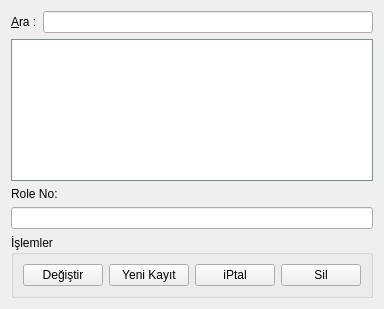
<ui version="4.0" >
 <class>FormRoleNo</class>
 <widget class="QWidget" name="FormRoleNo" >
  <property name="geometry" >
   <rect>
    <x>0</x>
    <y>0</y>
    <width>373</width>
    <height>309</height>
   </rect>
  </property>
  <property name="windowTitle" >
   <string>Role No</string>
  </property>
  <property name="autoFillBackground" >
   <bool>true</bool>
  </property>
  <layout class="QGridLayout" >
   <item row="0" column="0" >
    <widget class="QLabel" name="label_3" >
     <property name="text" >
      <string>&amp;Ara :</string>
     </property>
     <property name="buddy" >
      <cstring>arama_kutusu</cstring>
     </property>
    </widget>
   </item>
   <item row="0" column="1" >
    <widget class="QLineEdit" name="arama_kutusu" />
   </item>
   <item row="1" column="0" colspan="2" >
    <widget class="QTableView" name="tablo" >
     <property name="palette" >
      <palette>
       <active>
        <colorrole role="WindowText" >
         <brush brushstyle="SolidPattern" >
          <color alpha="255" >
           <red>0</red>
           <green>0</green>
           <blue>0</blue>
          </color>
         </brush>
        </colorrole>
        <colorrole role="Button" >
         <brush brushstyle="SolidPattern" >
          <color alpha="255" >
           <red>167</red>
           <green>181</green>
           <blue>186</blue>
          </color>
         </brush>
        </colorrole>
        <colorrole role="Light" >
         <brush brushstyle="SolidPattern" >
          <color alpha="255" >
           <red>253</red>
           <green>255</green>
           <blue>255</blue>
          </color>
         </brush>
        </colorrole>
        <colorrole role="Midlight" >
         <brush brushstyle="SolidPattern" >
          <color alpha="255" >
           <red>210</red>
           <green>218</green>
           <blue>220</blue>
          </color>
         </brush>
        </colorrole>
        <colorrole role="Dark" >
         <brush brushstyle="SolidPattern" >
          <color alpha="255" >
           <red>83</red>
           <green>90</green>
           <blue>93</blue>
          </color>
         </brush>
        </colorrole>
        <colorrole role="Mid" >
         <brush brushstyle="SolidPattern" >
          <color alpha="255" >
           <red>111</red>
           <green>121</green>
           <blue>124</blue>
          </color>
         </brush>
        </colorrole>
        <colorrole role="Text" >
         <brush brushstyle="SolidPattern" >
          <color alpha="255" >
           <red>0</red>
           <green>0</green>
           <blue>0</blue>
          </color>
         </brush>
        </colorrole>
        <colorrole role="BrightText" >
         <brush brushstyle="SolidPattern" >
          <color alpha="255" >
           <red>255</red>
           <green>255</green>
           <blue>255</blue>
          </color>
         </brush>
        </colorrole>
        <colorrole role="ButtonText" >
         <brush brushstyle="SolidPattern" >
          <color alpha="255" >
           <red>0</red>
           <green>0</green>
           <blue>0</blue>
          </color>
         </brush>
        </colorrole>
        <colorrole role="Base" >
         <brush brushstyle="SolidPattern" >
          <color alpha="255" >
           <red>255</red>
           <green>255</green>
           <blue>255</blue>
          </color>
         </brush>
        </colorrole>
        <colorrole role="Window" >
         <brush brushstyle="SolidPattern" >
          <color alpha="255" >
           <red>167</red>
           <green>181</green>
           <blue>186</blue>
          </color>
         </brush>
        </colorrole>
        <colorrole role="Shadow" >
         <brush brushstyle="SolidPattern" >
          <color alpha="255" >
           <red>0</red>
           <green>0</green>
           <blue>0</blue>
          </color>
         </brush>
        </colorrole>
        <colorrole role="AlternateBase" >
         <brush brushstyle="SolidPattern" >
          <color alpha="255" >
           <red>211</red>
           <green>218</green>
           <blue>220</blue>
          </color>
         </brush>
        </colorrole>
       </active>
       <inactive>
        <colorrole role="WindowText" >
         <brush brushstyle="SolidPattern" >
          <color alpha="255" >
           <red>0</red>
           <green>0</green>
           <blue>0</blue>
          </color>
         </brush>
        </colorrole>
        <colorrole role="Button" >
         <brush brushstyle="SolidPattern" >
          <color alpha="255" >
           <red>167</red>
           <green>181</green>
           <blue>186</blue>
          </color>
         </brush>
        </colorrole>
        <colorrole role="Light" >
         <brush brushstyle="SolidPattern" >
          <color alpha="255" >
           <red>253</red>
           <green>255</green>
           <blue>255</blue>
          </color>
         </brush>
        </colorrole>
        <colorrole role="Midlight" >
         <brush brushstyle="SolidPattern" >
          <color alpha="255" >
           <red>210</red>
           <green>218</green>
           <blue>220</blue>
          </color>
         </brush>
        </colorrole>
        <colorrole role="Dark" >
         <brush brushstyle="SolidPattern" >
          <color alpha="255" >
           <red>83</red>
           <green>90</green>
           <blue>93</blue>
          </color>
         </brush>
        </colorrole>
        <colorrole role="Mid" >
         <brush brushstyle="SolidPattern" >
          <color alpha="255" >
           <red>111</red>
           <green>121</green>
           <blue>124</blue>
          </color>
         </brush>
        </colorrole>
        <colorrole role="Text" >
         <brush brushstyle="SolidPattern" >
          <color alpha="255" >
           <red>0</red>
           <green>0</green>
           <blue>0</blue>
          </color>
         </brush>
        </colorrole>
        <colorrole role="BrightText" >
         <brush brushstyle="SolidPattern" >
          <color alpha="255" >
           <red>255</red>
           <green>255</green>
           <blue>255</blue>
          </color>
         </brush>
        </colorrole>
        <colorrole role="ButtonText" >
         <brush brushstyle="SolidPattern" >
          <color alpha="255" >
           <red>0</red>
           <green>0</green>
           <blue>0</blue>
          </color>
         </brush>
        </colorrole>
        <colorrole role="Base" >
         <brush brushstyle="SolidPattern" >
          <color alpha="255" >
           <red>255</red>
           <green>255</green>
           <blue>255</blue>
          </color>
         </brush>
        </colorrole>
        <colorrole role="Window" >
         <brush brushstyle="SolidPattern" >
          <color alpha="255" >
           <red>167</red>
           <green>181</green>
           <blue>186</blue>
          </color>
         </brush>
        </colorrole>
        <colorrole role="Shadow" >
         <brush brushstyle="SolidPattern" >
          <color alpha="255" >
           <red>0</red>
           <green>0</green>
           <blue>0</blue>
          </color>
         </brush>
        </colorrole>
        <colorrole role="AlternateBase" >
         <brush brushstyle="SolidPattern" >
          <color alpha="255" >
           <red>211</red>
           <green>218</green>
           <blue>220</blue>
          </color>
         </brush>
        </colorrole>
       </inactive>
       <disabled>
        <colorrole role="WindowText" >
         <brush brushstyle="SolidPattern" >
          <color alpha="255" >
           <red>83</red>
           <green>90</green>
           <blue>93</blue>
          </color>
         </brush>
        </colorrole>
        <colorrole role="Button" >
         <brush brushstyle="SolidPattern" >
          <color alpha="255" >
           <red>167</red>
           <green>181</green>
           <blue>186</blue>
          </color>
         </brush>
        </colorrole>
        <colorrole role="Light" >
         <brush brushstyle="SolidPattern" >
          <color alpha="255" >
           <red>253</red>
           <green>255</green>
           <blue>255</blue>
          </color>
         </brush>
        </colorrole>
        <colorrole role="Midlight" >
         <brush brushstyle="SolidPattern" >
          <color alpha="255" >
           <red>210</red>
           <green>218</green>
           <blue>220</blue>
          </color>
         </brush>
        </colorrole>
        <colorrole role="Dark" >
         <brush brushstyle="SolidPattern" >
          <color alpha="255" >
           <red>83</red>
           <green>90</green>
           <blue>93</blue>
          </color>
         </brush>
        </colorrole>
        <colorrole role="Mid" >
         <brush brushstyle="SolidPattern" >
          <color alpha="255" >
           <red>111</red>
           <green>121</green>
           <blue>124</blue>
          </color>
         </brush>
        </colorrole>
        <colorrole role="Text" >
         <brush brushstyle="SolidPattern" >
          <color alpha="255" >
           <red>83</red>
           <green>90</green>
           <blue>93</blue>
          </color>
         </brush>
        </colorrole>
        <colorrole role="BrightText" >
         <brush brushstyle="SolidPattern" >
          <color alpha="255" >
           <red>255</red>
           <green>255</green>
           <blue>255</blue>
          </color>
         </brush>
        </colorrole>
        <colorrole role="ButtonText" >
         <brush brushstyle="SolidPattern" >
          <color alpha="255" >
           <red>83</red>
           <green>90</green>
           <blue>93</blue>
          </color>
         </brush>
        </colorrole>
        <colorrole role="Base" >
         <brush brushstyle="SolidPattern" >
          <color alpha="255" >
           <red>167</red>
           <green>181</green>
           <blue>186</blue>
          </color>
         </brush>
        </colorrole>
        <colorrole role="Window" >
         <brush brushstyle="SolidPattern" >
          <color alpha="255" >
           <red>167</red>
           <green>181</green>
           <blue>186</blue>
          </color>
         </brush>
        </colorrole>
        <colorrole role="Shadow" >
         <brush brushstyle="SolidPattern" >
          <color alpha="255" >
           <red>0</red>
           <green>0</green>
           <blue>0</blue>
          </color>
         </brush>
        </colorrole>
        <colorrole role="AlternateBase" >
         <brush brushstyle="SolidPattern" >
          <color alpha="255" >
           <red>167</red>
           <green>181</green>
           <blue>186</blue>
          </color>
         </brush>
        </colorrole>
       </disabled>
      </palette>
     </property>
     <property name="mouseTracking" >
      <bool>true</bool>
     </property>
     <property name="focusPolicy" >
      <enum>Qt::ClickFocus</enum>
     </property>
     <property name="contextMenuPolicy" >
      <enum>Qt::ActionsContextMenu</enum>
     </property>
     <property name="acceptDrops" >
      <bool>false</bool>
     </property>
     <property name="frameShape" >
      <enum>QFrame::StyledPanel</enum>
     </property>
     <property name="frameShadow" >
      <enum>QFrame::Sunken</enum>
     </property>
     <property name="editTriggers" >
      <set>QAbstractItemView::AllEditTriggers</set>
     </property>
     <property name="tabKeyNavigation" >
      <bool>false</bool>
     </property>
     <property name="alternatingRowColors" >
      <bool>true</bool>
     </property>
     <property name="selectionMode" >
      <enum>QAbstractItemView::SingleSelection</enum>
     </property>
     <property name="selectionBehavior" >
      <enum>QAbstractItemView::SelectRows</enum>
     </property>
     <property name="gridStyle" >
      <enum>Qt::DashLine</enum>
     </property>
     <property name="sortingEnabled" >
      <bool>true</bool>
     </property>
    </widget>
   </item>
   <item row="2" column="0" colspan="2" >
    <widget class="QLabel" name="label" >
     <property name="text" >
      <string>Role No:</string>
     </property>
     <property name="buddy" >
      <cstring>LeRoleNo</cstring>
     </property>
    </widget>
   </item>
   <item row="3" column="0" colspan="2" >
    <widget class="QLineEdit" name="LeRoleNo" />
   </item>
   <item row="6" column="0" colspan="2" >
    <widget class="QGroupBox" name="groupBox" >
     <property name="title" >
      <string>İşlemler</string>
     </property>
     <layout class="QGridLayout" >
      <property name="leftMargin" >
       <number>9</number>
      </property>
      <property name="topMargin" >
       <number>9</number>
      </property>
      <property name="rightMargin" >
       <number>9</number>
      </property>
      <property name="bottomMargin" >
       <number>9</number>
      </property>
      <property name="horizontalSpacing" >
       <number>6</number>
      </property>
      <property name="verticalSpacing" >
       <number>6</number>
      </property>
      <item row="0" column="0" >
       <widget class="QPushButton" name="pBDegistir" >
        <property name="text" >
         <string>Değiştir</string>
        </property>
        <property name="icon" >
         <iconset resource="ikon.qrc" >:/ikonlar/cnr-update.png</iconset>
        </property>
       </widget>
      </item>
      <item row="0" column="2" >
       <widget class="QPushButton" name="pBiptal" >
        <property name="text" >
         <string>iPtal</string>
        </property>
        <property name="icon" >
         <iconset resource="ikon.qrc" >:/ikonlar/edit_remove.png</iconset>
        </property>
       </widget>
      </item>
      <item row="0" column="3" >
       <widget class="QPushButton" name="pBSil" >
        <property name="text" >
         <string>Sil</string>
        </property>
        <property name="icon" >
         <iconset resource="ikon.qrc" >:/ikonlar/eraser.png</iconset>
        </property>
       </widget>
      </item>
      <item row="0" column="1" >
       <widget class="QPushButton" name="pBKaydet" >
        <property name="text" >
         <string>Yeni Kayıt</string>
        </property>
        <property name="icon" >
         <iconset resource="ikon.qrc" >:/ikonlar/filesaveas.png</iconset>
        </property>
       </widget>
      </item>
     </layout>
    </widget>
   </item>
  </layout>
  <action name="actionSil" >
   <property name="icon" >
    <iconset resource="ikon.qrc" >:/ikonlar/eraser.png</iconset>
   </property>
   <property name="text" >
    <string>sil</string>
   </property>
  </action>
 </widget>
 <tabstops>
  <tabstop>arama_kutusu</tabstop>
  <tabstop>tablo</tabstop>
  <tabstop>LeRoleNo</tabstop>
  <tabstop>pBDegistir</tabstop>
  <tabstop>pBKaydet</tabstop>
  <tabstop>pBiptal</tabstop>
  <tabstop>pBSil</tabstop>
 </tabstops>
 <resources>
  <include location="ikon.qrc" />
 </resources>
 <connections/>
</ui>
